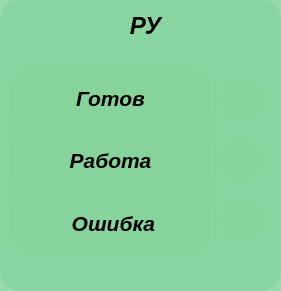
     <widget class="QFrame" name="frame_4">
      <property name="geometry">
       <rect>
        <x>620</x>
        <y>150</y>
        <width>281</width>
        <height>291</height>
       </rect>
      </property>
      <property name="styleSheet">
       <string notr="true">background-color: rgb(135, 212, 157,220); border-radius: 20</string>
      </property>
      <property name="frameShape">
       <enum>QFrame::StyledPanel</enum>
      </property>
      <property name="frameShadow">
       <enum>QFrame::Raised</enum>
      </property>
      <widget class="QLabel" name="label_25">
       <property name="geometry">
        <rect>
         <x>220</x>
         <y>200</y>
         <width>41</width>
         <height>41</height>
        </rect>
       </property>
       <property name="text">
        <string/>
       </property>
       <property name="pixmap">
        <pixmap resource="newprefix.qrc">:/newPrefix/png/blue-led-on.png</pixmap>
       </property>
       <property name="scaledContents">
        <bool>true</bool>
       </property>
      </widget>
      <widget class="QLabel" name="label_26">
       <property name="geometry">
        <rect>
         <x>220</x>
         <y>80</y>
         <width>41</width>
         <height>41</height>
        </rect>
       </property>
       <property name="text">
        <string/>
       </property>
       <property name="pixmap">
        <pixmap resource="newprefix.qrc">:/newPrefix/png/blue-led-on.png</pixmap>
       </property>
       <property name="scaledContents">
        <bool>true</bool>
       </property>
      </widget>
      <widget class="QLabel" name="label_27">
       <property name="geometry">
        <rect>
         <x>220</x>
         <y>140</y>
         <width>41</width>
         <height>41</height>
        </rect>
       </property>
       <property name="text">
        <string/>
       </property>
       <property name="pixmap">
        <pixmap resource="newprefix.qrc">:/newPrefix/png/blue-led-on.png</pixmap>
       </property>
       <property name="scaledContents">
        <bool>true</bool>
       </property>
      </widget>
      <widget class="QWidget" name="layoutWidget_3">
       <property name="geometry">
        <rect>
         <x>10</x>
         <y>70</y>
         <width>201</width>
         <height>181</height>
        </rect>
       </property>
       <layout class="QVBoxLayout" name="verticalLayout_4">
        <item>
         <widget class="QLabel" name="label_28">
          <property name="font">
           <font>
            <family>Arial</family>
            <pointsize>16</pointsize>
            <weight>75</weight>
            <italic>true</italic>
            <bold>true</bold>
           </font>
          </property>
          <property name="styleSheet">
           <string notr="true">background-color: rgb(135, 212, 157,220); border-radius: 20</string>
          </property>
          <property name="text">
           <string>Готов</string>
          </property>
          <property name="alignment">
           <set>Qt::AlignCenter</set>
          </property>
         </widget>
        </item>
        <item>
         <widget class="QLabel" name="label_29">
          <property name="font">
           <font>
            <family>Arial</family>
            <pointsize>16</pointsize>
            <weight>75</weight>
            <italic>true</italic>
            <bold>true</bold>
           </font>
          </property>
          <property name="styleSheet">
           <string notr="true">background-color: rgb(135, 212, 157,220); border-radius: 20</string>
          </property>
          <property name="text">
           <string>Работа</string>
          </property>
          <property name="alignment">
           <set>Qt::AlignCenter</set>
          </property>
         </widget>
        </item>
        <item>
         <widget class="QLabel" name="label_30">
          <property name="font">
           <font>
            <family>Arial</family>
            <pointsize>16</pointsize>
            <weight>75</weight>
            <italic>true</italic>
            <bold>true</bold>
           </font>
          </property>
          <property name="styleSheet">
           <string notr="true">background-color: rgb(135, 212, 157,220); border-radius: 20</string>
          </property>
          <property name="text">
           <string> Ошибка</string>
          </property>
          <property name="alignment">
           <set>Qt::AlignCenter</set>
          </property>
         </widget>
        </item>
       </layout>
      </widget>
      <widget class="QLabel" name="label_20">
       <property name="geometry">
        <rect>
         <x>70</x>
         <y>10</y>
         <width>151</width>
         <height>31</height>
        </rect>
       </property>
       <property name="font">
        <font>
         <family>Arial</family>
         <pointsize>18</pointsize>
         <weight>75</weight>
         <italic>true</italic>
         <bold>true</bold>
        </font>
       </property>
       <property name="styleSheet">
        <string notr="true">background-color: rgb(135, 212, 157,0); border-radius: 20</string>
       </property>
       <property name="text">
        <string>РУ</string>
       </property>
       <property name="alignment">
        <set>Qt::AlignCenter</set>
       </property>
      </widget>
     </widget>
